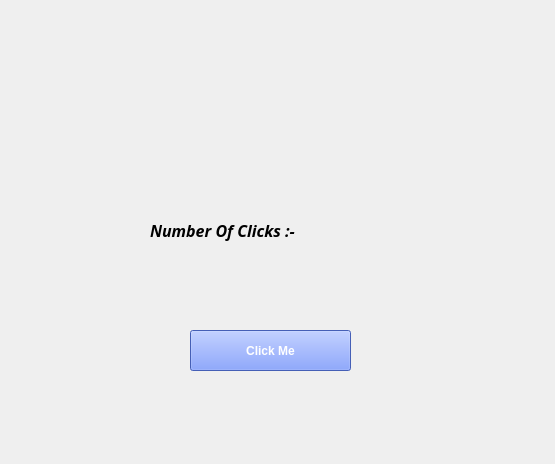
<?xml version="1.0" encoding="UTF-8"?>
<ui version="4.0">
 <class>MainWindow</class>
 <widget class="QMainWindow" name="MainWindow">
  <property name="geometry">
   <rect>
    <x>0</x>
    <y>0</y>
    <width>555</width>
    <height>464</height>
   </rect>
  </property>
  <property name="windowTitle">
   <string>MainWindow</string>
  </property>
  <widget class="QWidget" name="centralwidget">
   <widget class="QPushButton" name="pushButton_click">
    <property name="geometry">
     <rect>
      <x>190</x>
      <y>330</y>
      <width>161</width>
      <height>41</height>
     </rect>
    </property>
    <property name="font">
     <font>
      <family>Nirmala UI</family>
      <weight>75</weight>
      <bold>true</bold>
     </font>
    </property>
    <property name="styleSheet">
     <string notr="true">
background-color: rgb(96, 133, 255);
color:rgb(255,255,255)</string>
    </property>
    <property name="text">
     <string>Click Me</string>
    </property>
   </widget>
   <widget class="QLabel" name="click_count_label">
    <property name="geometry">
     <rect>
      <x>150</x>
      <y>200</y>
      <width>251</width>
      <height>61</height>
     </rect>
    </property>
    <property name="font">
     <font>
      <family>HP Simplified</family>
      <pointsize>12</pointsize>
      <weight>75</weight>
      <italic>true</italic>
      <bold>true</bold>
     </font>
    </property>
    <property name="text">
     <string>Number Of Clicks :-  </string>
    </property>
   </widget>
  </widget>
 </widget>
 <resources/>
 <connections/>
</ui>
